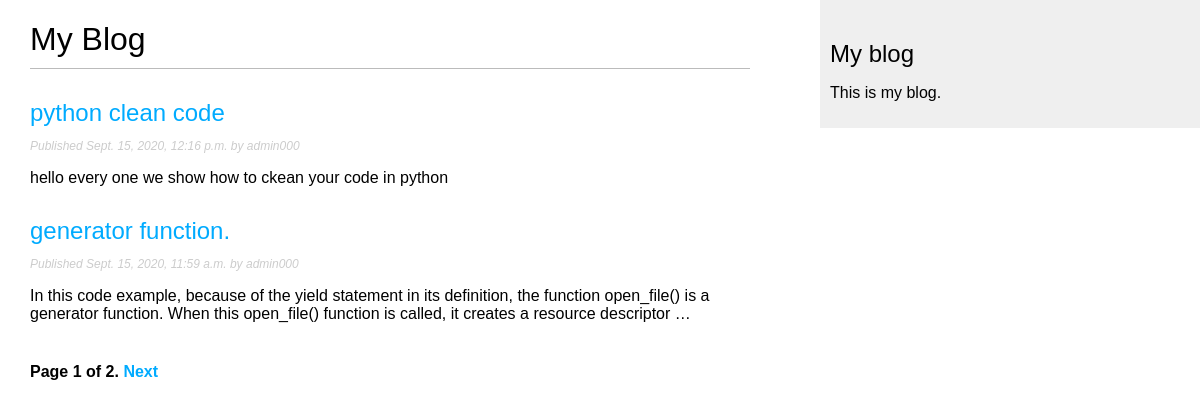
The page /blog/post on the database as committed earlier.
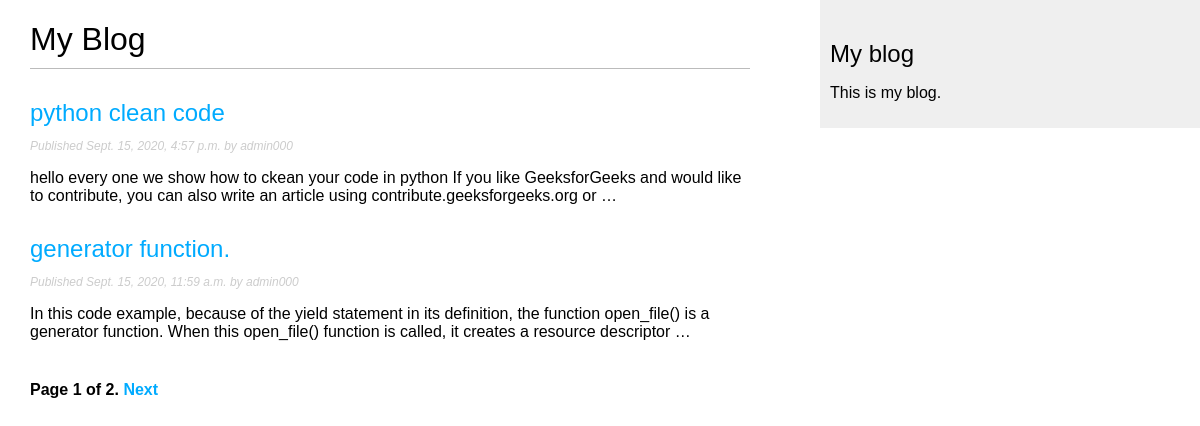
The same page on the database as committed later.
### myapp/models.py (models this page shows, shortened)
class Post(models.Model):
	STATUS_CHOICES = (
	('draft', 'Draft'),
	('published', 'Published'),
	)
	title = models.CharField(max_length=250)
	slug = models.SlugField(max_length=250,unique_for_date='publish')
	author = models.ForeignKey(User,on_delete=models.CASCADE,related_name='blog_posts')
	body = models.TextField()
	publish = models.DateTimeField(default=timezone.now)
	created = models.DateTimeField(auto_now_add=True)
	updated = models.DateTimeField(auto_now=True)
	status = models.CharField(max_length=10,
	choices=STATUS_CHOICES,
	default='draft')
	class Meta:
		ordering = ('-publish',)
	def get_absolute_url(self):
		return reverse('blog:post_detail',
		 		args=[self.publish.year,
					self.publish.month,
					self.publish.day, self.slug])

### myapp/views.py (the view)
# urls.py: path('post',PostListView.as_view(),name='post_list'),
class PostListView(ListView):
	queryset=Post.objects.all()
	context_object_name='posts'
	paginate_by= 2
	template_name='post_list.html'

### myapp/templates/post_list.html (shortened to what this page needs)
{% extends "base.html" %}
{% block content %}
  <h1>My Blog</h1>
  {% for post in posts %}
    <h2>
      <a href="{{ post.get_absolute_url }}">
        {{ post.title }}
      </a>
    </h2>
    <p class="date">
      Published {{ post.publish }} by {{ post.author }}
    </p>
    {{ post.body|truncatewords:30|linebreaks }}
  {% endfor %}
  {% include "pagination.html" with page=page_obj %}
{% endblock %}

Rows that differ between the two databases and show on the page:
changed Post "python clean code": publish "Sept. 15, 2020, 12:16 p.m." → "Sept. 15, 2020, 4:57 p.m."; body "hello every one we show how to ckean your code in python" → "…your code in python If you like GeeksforGeeks and would like to contribute, you can also write an article using contribute.geeksforgeeks.org or …"
